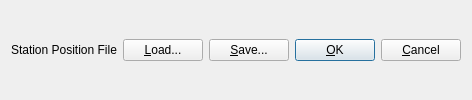
    <widget class="QWidget" name="widget" native="true">
     <layout class="QHBoxLayout" name="horizontalLayout">
      <item>
       <widget class="QLabel" name="Label47">
        <property name="toolTip">
         <string/>
        </property>
        <property name="text">
         <string>Station Position File</string>
        </property>
       </widget>
      </item>
      <item>
       <widget class="QPushButton" name="btnLoad">
        <property name="toolTip">
         <string/>
        </property>
        <property name="text">
         <string>&amp;Load...</string>
        </property>
       </widget>
      </item>
      <item>
       <widget class="QPushButton" name="btnSave">
        <property name="toolTip">
         <string/>
        </property>
        <property name="text">
         <string>&amp;Save...</string>
        </property>
       </widget>
      </item>
      <item>
       <widget class="QPushButton" name="btnOk">
        <property name="toolTip">
         <string/>
        </property>
        <property name="text">
         <string>&amp;OK</string>
        </property>
        <property name="autoDefault">
         <bool>true</bool>
        </property>
        <property name="default">
         <bool>true</bool>
        </property>
       </widget>
      </item>
      <item>
       <widget class="QPushButton" name="btnCancel">
        <property name="toolTip">
         <string/>
        </property>
        <property name="text">
         <string>&amp;Cancel</string>
        </property>
       </widget>
      </item>
     </layout>
    </widget>
